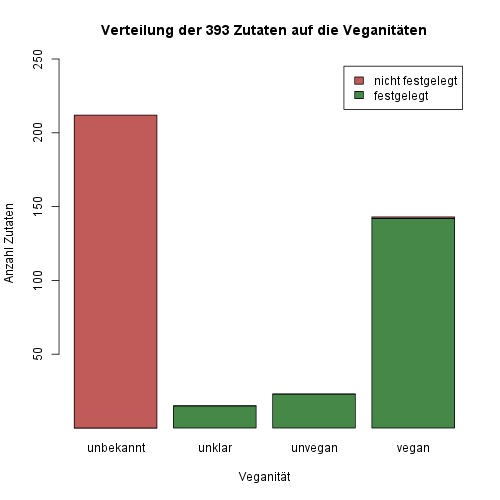

Source code (R):
data  <- read.table("./ingredients-f.dat", header=T, sep="|")
counts <- table(data$fixed, data$veganity_id)
#counts <- table(data$veganity_id, data$fixed)
#counts <- table(data$veganity_id, data$fixed, data$hide)
#diff <- data$Quantity - data$fixed
#counts <- table(data$fixed, diff)

png(filename="./ingredients-f.png", height=500, width=500, bg="white")
desc = paste("Verteilung der", sum(counts), "Zutaten auf die Veganitäten", sep = " ")
#barplot(counts, density=4, ylim=c(1,round_up(max(counts), 50)), main=desc, names.arg=(data$Veganity),
barplot(counts, ylim=c(1,round_up(max(counts), 50)), main=desc, names.arg=(data$Veganity),
#barplot(counts, ylim=c(0,220), main=desc, names.arg=(data$Veganity),
		#col=c("#468847", "#c05b59", "#c09853", "#3a87ad"), legend =
		col=c("#468847", "#c05b59"), legend =
		#col=counts, legend =
		rownames(counts))
title(xlab="Veganität")
title(ylab="Anzahl Zutaten")
